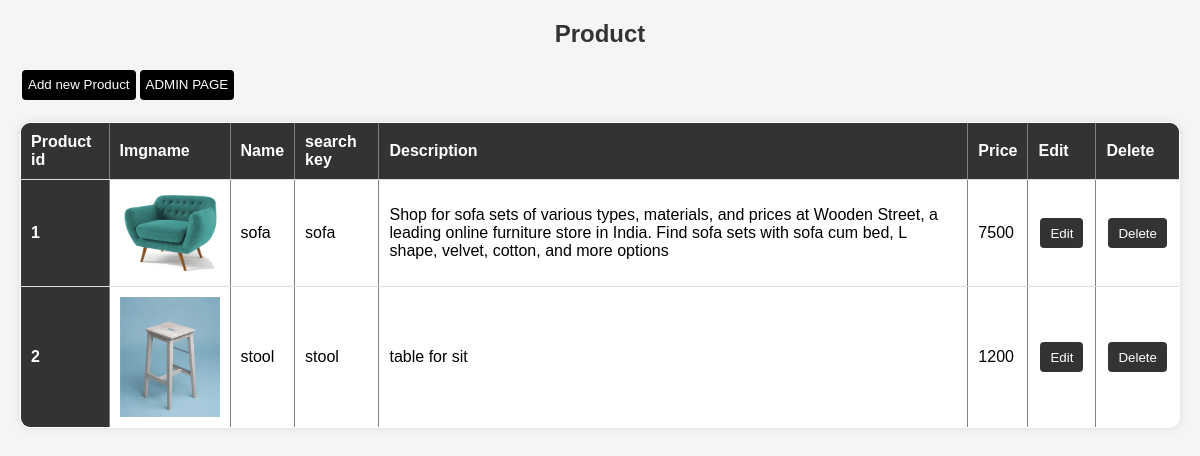
The page /admin/product_crud.php on the database its author committed.
### tables this page shows
CREATE TABLE `products` (
  `imagname` varchar(255) DEFAULT NULL,
  `name` varchar(255) DEFAULT NULL,
  `searchkey` varchar(255) NOT NULL,
  `description` varchar(255) DEFAULT NULL,
  `price` int(10) DEFAULT NULL,
  `product_id` varchar(255) DEFAULT NULL
);

### admin/product_crud.php (the view, shortened to what this page needs)
<?php
include_once("../dbconnection/connection.php");
$q="select * from products";
$product=array();
if ($result = mysqli_query($conn, $q)) {
    while ($row = mysqli_fetch_array($result)) {
      $productid=$row['product_id'];
        $imgname = $row['imagname'];
        $name = $row['name'];
        $searchkey=$row['searchkey'];
        $description = $row['description'];
        $price = $row['price'];
        $item = array(
            'productid' => $productid,
            'imgname' => $imgname,
            'name' => $name,
            'search'=>$searchkey,
            'description' => $description,
            'price' => $price
        );
        $product[] = $item;
    }
  }
?>
<h2>Product</h2>
<a href="new_product.php"><button>Add new Product</button></a><a href="index.php?username=<?php echo $_GET['username']; ?>"><button>ADMIN PAGE</button></a>
<table border="1">
    <tr>
    <th>Product id</th>
    <th>Imgname</th>
    <th>Name</th>
    <th>search key</th>
    <th>Description</th>
    <th>Price</th>
    <th>Edit</th>
    <th>Delete</th>
    </tr>
    <?php
                foreach ($product as $item) {
                    echo "<tr>";
                    echo "<th scope='row'>" . $item['productid'] . "</th>";
                    echo "<td>" . "<image height='40%' width='40%' src='../img/products/".$item['imgname']."' />" . "</td>";
                    echo "<td>" . $item['name'] . "</td>";
                    echo "<td>" . $item['search'] . "</td>";
                    echo "<td>" . $item['description'] . "</td>";
                    echo "<td>" . $item['price'] . "</td>";
                    echo "<td><a href='product_edit.php?productid={$item['productid']}'><button class='edit_btn'>Edit</button></a></td>";
                    echo "<td><a href='product_delete.php?productid={$item['productid']}'><button class='edit_btn'>Delete</button></a></td>";
                    echo "</tr>";
                }
    ?>
</table>

### admin/product_crud.php (style rules this page uses)
h2 { text-align: center; color: #333; }
table { width: 100%; border-collapse: collapse; background-color: white; border-radius: 10px; overflow: hidden; box-shadow: 0px 0px 10px rgba(0, 0, 0, 0.1); margin-top: 20px; }
th, td { padding: 10px; text-align: left; border-bottom: 1px solid #ddd; }
th { background-color: #333; color: white; }
td img { width: 100px; height: auto; display: block; margin: 0 auto; }
a button { height: 30px; background-color: black; color: white; border: none; border-radius: 4px; cursor: pointer; margin:2px 2px; transition: background-color 0.3s ease; text-decoration: none; }
.edit_btn, .delete_btn { padding: 5px 10px; background-color: #333; color: white; border: none; border-radius: 4px; cursor: pointer; transition: background-color 0.3s ease; text-decoration: none; }

### rows shown on the page
products: product "1", imagname (picture), name "sofa", search "sofa", description "Shop for sofa sets of various types, materials, and prices at Wooden Street, a leading online furniture store in India. Find sofa sets with sofa cum bed, L shape, velvet, cotton, and more options", price "7500"
products: product "2", imagname (picture), name "stool", search "stool", description "table for sit", price "1200"
